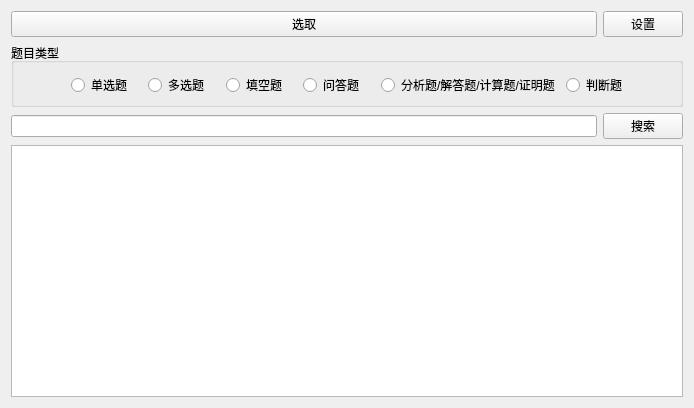
<?xml version="1.0" encoding="UTF-8"?>
<ui version="4.0">
 <class>MainForm</class>
 <widget class="QWidget" name="MainForm">
  <property name="geometry">
   <rect>
    <x>0</x>
    <y>0</y>
    <width>694</width>
    <height>408</height>
   </rect>
  </property>
  <property name="sizePolicy">
   <sizepolicy hsizetype="Preferred" vsizetype="Preferred">
    <horstretch>0</horstretch>
    <verstretch>0</verstretch>
   </sizepolicy>
  </property>
  <property name="windowTitle">
   <string>智慧树辅助脚本</string>
  </property>
  <layout class="QVBoxLayout" name="verticalLayout">
   <item>
    <layout class="QHBoxLayout" name="horizontalLayout_2">
     <item>
      <widget class="QPushButton" name="scrotButton">
       <property name="sizePolicy">
        <sizepolicy hsizetype="Minimum" vsizetype="Fixed">
         <horstretch>0</horstretch>
         <verstretch>0</verstretch>
        </sizepolicy>
       </property>
       <property name="text">
        <string>选取</string>
       </property>
      </widget>
     </item>
     <item>
      <widget class="QPushButton" name="settingButton">
       <property name="sizePolicy">
        <sizepolicy hsizetype="Fixed" vsizetype="Fixed">
         <horstretch>0</horstretch>
         <verstretch>0</verstretch>
        </sizepolicy>
       </property>
       <property name="text">
        <string>设置</string>
       </property>
      </widget>
     </item>
    </layout>
   </item>
   <item>
    <widget class="QGroupBox" name="groupBox">
     <property name="sizePolicy">
      <sizepolicy hsizetype="Preferred" vsizetype="Minimum">
       <horstretch>0</horstretch>
       <verstretch>0</verstretch>
      </sizepolicy>
     </property>
     <property name="minimumSize">
      <size>
       <width>0</width>
       <height>64</height>
      </size>
     </property>
     <property name="title">
      <string>题目类型</string>
     </property>
     <widget class="QWidget" name="layoutWidget">
      <property name="geometry">
       <rect>
        <x>60</x>
        <y>30</y>
        <width>566</width>
        <height>24</height>
       </rect>
      </property>
      <layout class="QHBoxLayout" name="horizontalLayout">
       <item>
        <widget class="QRadioButton" name="rad_1">
         <property name="text">
          <string>单选题</string>
         </property>
         <attribute name="buttonGroup">
          <string notr="true">typeBtnGroup</string>
         </attribute>
        </widget>
       </item>
       <item>
        <widget class="QRadioButton" name="rad_2">
         <property name="text">
          <string>多选题</string>
         </property>
         <attribute name="buttonGroup">
          <string notr="true">typeBtnGroup</string>
         </attribute>
        </widget>
       </item>
       <item>
        <widget class="QRadioButton" name="rad_3">
         <property name="text">
          <string>填空题</string>
         </property>
         <attribute name="buttonGroup">
          <string notr="true">typeBtnGroup</string>
         </attribute>
        </widget>
       </item>
       <item>
        <widget class="QRadioButton" name="rad_4">
         <property name="text">
          <string>问答题</string>
         </property>
         <attribute name="buttonGroup">
          <string notr="true">typeBtnGroup</string>
         </attribute>
        </widget>
       </item>
       <item>
        <widget class="QRadioButton" name="rad_5">
         <property name="text">
          <string>分析题/解答题/计算题/证明题</string>
         </property>
         <attribute name="buttonGroup">
          <string notr="true">typeBtnGroup</string>
         </attribute>
        </widget>
       </item>
       <item>
        <widget class="QRadioButton" name="rad_14">
         <property name="text">
          <string>判断题</string>
         </property>
         <attribute name="buttonGroup">
          <string notr="true">typeBtnGroup</string>
         </attribute>
        </widget>
       </item>
      </layout>
     </widget>
    </widget>
   </item>
   <item>
    <layout class="QHBoxLayout" name="horizontalLayout_3">
     <item>
      <widget class="QLineEdit" name="questLineEdit"/>
     </item>
     <item>
      <widget class="QPushButton" name="searchButton">
       <property name="text">
        <string>搜索</string>
       </property>
      </widget>
     </item>
    </layout>
   </item>
   <item>
    <widget class="QTextBrowser" name="textBrowser"/>
   </item>
  </layout>
 </widget>
 <resources/>
 <connections/>
 <buttongroups>
  <buttongroup name="typeBtnGroup"/>
 </buttongroups>
</ui>
